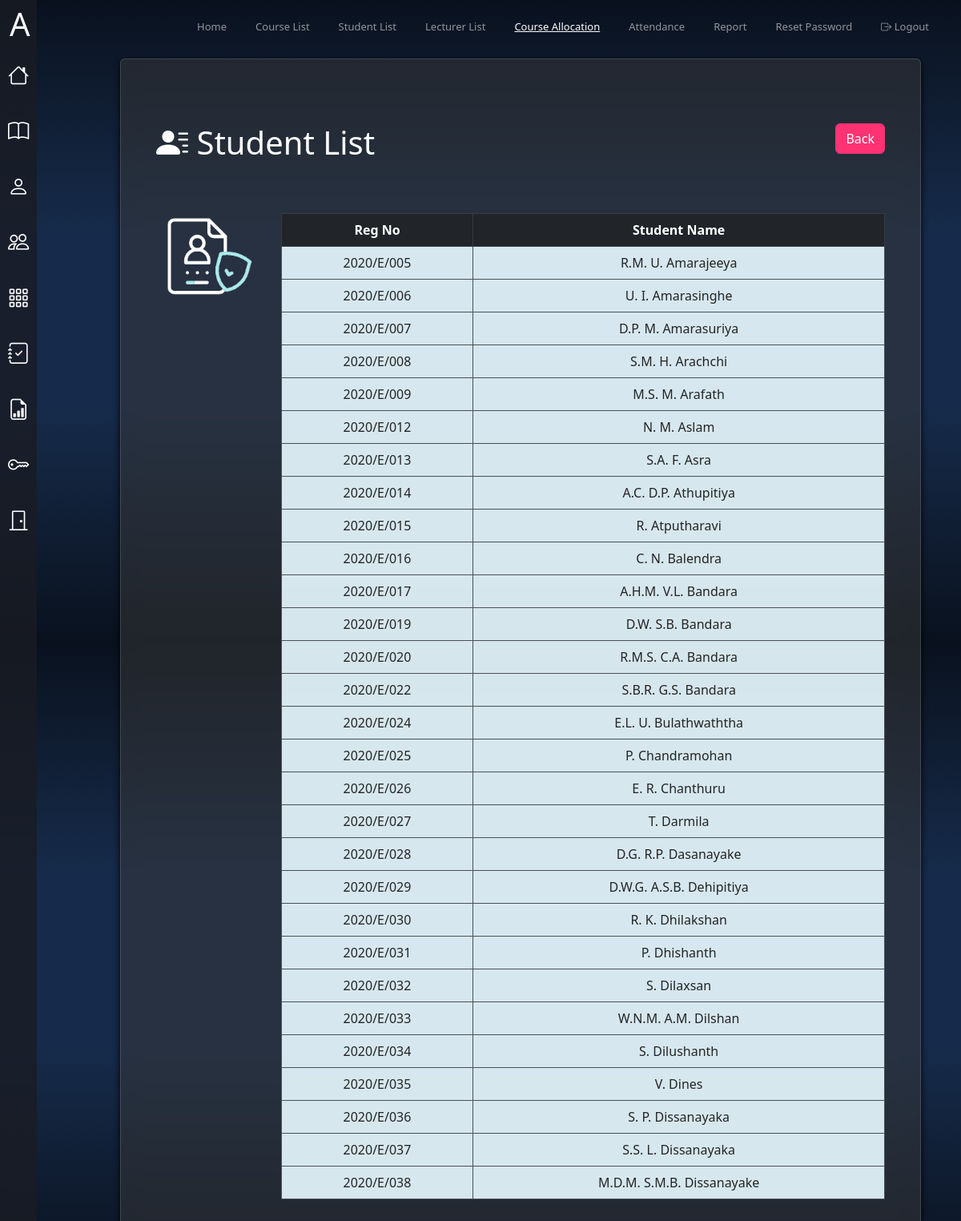
Screenshot of /MA_Dashboard/Course_Allocation/view-students.php?Batch=E20 (signed in) with the database file from the repository.
### tables this page shows
CREATE TABLE `student` (
  `RegNo` varchar(100) NOT NULL,
  `Email` varchar(100) NOT NULL,
  `Password` varchar(100) NOT NULL,
  `FirstName` varchar(100) NOT NULL,
  `MidName` varchar(100) NOT NULL,
  `LastName` varchar(100) NOT NULL,
  `Batch` varchar(100) NOT NULL,
  `MA-Approval` varchar(100) NOT NULL
);

### MA_Dashboard/Course_Allocation/view-students.php (the view, shortened to what this page needs)
<!DOCTYPE html>
<html lang="en" data-bs-theme="dark">
<head>
  <link href="https://cdn.jsdelivr.net/npm/bootstrap@5.3.0/dist/css/bootstrap.min.css" rel="stylesheet">
  <link href="https://cdn.jsdelivr.net/npm/bootstrap-icons/font/bootstrap-icons.css" rel="stylesheet">
  <link href="../custom-styles.css" rel="stylesheet">
</head>
<body>
  <div class="sidebar">
    <ul class="nav flex-column">
        <li class="nav-item">
        <a class="nav-link" href="../MA_index.php" data-bs-toggle="tooltip" data-bs-placement="right" title="Home">
            <i class="bi bi-house"></i>
        </a>
        </li>
        <li class="nav-item">
        <a class="nav-link" href="../Course_List/Course_List.php" data-bs-toggle="tooltip" data-bs-placement="right" title="Course List">
            <i class="bi bi-book"></i>
        </a>
        </li>
        <li class="nav-item">
        <a class="nav-link" href="../Student_List/Student_List.php" data-bs-toggle="tooltip" data-bs-placement="right" title="Student List">
            <i class="bi bi-person"></i>
        </a>
        </li>
        <li class="nav-item">
        <a class="nav-link" href="../Lecture_List/Lecture_List.php" data-bs-toggle="tooltip" data-bs-placement="right" title="Lecturer List">
            <i class="bi bi-people"></i>
        </a>
        </li>
        <li class="nav-item">
        <a class="nav-link" href="../Course_Allocation/Course_Allocation.php" data-bs-toggle="tooltip" data-bs-placement="right" title="Course Allocation">
            <i class="bi bi-grid-3x3-gap"></i>
        </a>
        </li>
        <li class="nav-item">
        <a class="nav-link" href="../Attendance/Attendance.php" data-bs-toggle="tooltip" data-bs-placement="right" title="Attendance">
            <i class="bi bi-journal-check"></i>
        </a>
        </li>
        <li class="nav-item">
        <a class="nav-link" href="../Report/Report.php" data-bs-toggle="tooltip" data-bs-placement="right" title="Report">
            <i class="bi bi-file-earmark-bar-graph"></i>
        </a>
        </li>
        <li class="nav-item">
        <a class="nav-link" href="../Password_Reset/Password_Reset.php" data-bs-toggle="tooltip" data-bs-placement="right" title="Password Reset">
            <i class="bi bi-key"></i>
        </a>
        </li>
        <li class="nav-item">
        <a class="nav-link" href="../../Login_Lecturer/logout.php" data-bs-toggle="tooltip" data-bs-placement="right" title="Logout">
            <i class="bi bi-door-closed"></i>
        </a>
        </li>
    </ul>
  </div>
  <nav class="navbar navbar-expand-lg navbar-dark bg-dark">
    <div class="container-fluid">
      <a class="navbar-brand" href="#"><h1 class="my-10">A</h1></a>
      <div class="collapse navbar-collapse" id="navbarNav">
        <ul class="navbar-nav ms-auto">
          <li class="nav-item">
            <a class="nav-link " aria-current="page" href="../MA_index.php">Home</a>
          </li>
          <li class="nav-item">
            <a class="nav-link" href="../Course_List/Course_List.php">Course List</a>
          </li>
          <li class="nav-item">
            <a class="nav-link" href="../Student_List/Student_List.php">Student List</a>
          </li>
          <li class="nav-item">
            <a class="nav-link" href="../Lecture_List/Lecture_List.php">Lecturer List</a>
          </li>
          <li class="nav-item">
            <a class="nav-link active" href="../Course_Allocation/Course_Allocation.php">Course Allocation</a>
          </li>
          <li class="nav-item">
            <a class="nav-link" href="../Attendance/Attendance.php">Attendance</a>
          </li>
          <li class="nav-item">
            <a class="nav-link" href="../Report/Report.php">Report</a>
          </li>
          <li class="nav-item">
            <a class="nav-link" href="../Password_Reset/Password_Reset.php">Reset Password</a>
          </li>
          <li class="nav-item">
            <a class="nav-link btn btn-outline-danger btn-sm" href="../../Login_Lecturer/logout.php"><span class="bi bi-box-arrow-right"></span> Logout</a>
          </li>
        </ul>
      </div>
    </div>
  </nav>
<div class="content">
  <div class="card head-card p-3 mt-2">
    <div class="card-body">
          <?php
      if(isset($_GET["Batch"])){
          $Batch = $_GET["Batch"];
          include("../connect.php");
          $sql = "SELECT * FROM student WHERE Batch = '$Batch'";
          $result = mysqli_query($conn, $sql);
          ?>
          <div class="container my-5">
              <header class="d-flex justify-content-between my-3">
                  <h1><i class="bi bi-person-lines-fill"></i> Student List</h1>
                  <div>
                      <a href="Course_Allocation.php" class="btn btn-danger">Back</a>
                  </div>
              </header>
              <br>
              <div class="row">
                      <div class="col-md-2">
                          <img src="../../icons/anim-b/user.gif" class="img-fluid rounded" alt="Image">
                      </div>
              <div class="col-md-10">
                  <table class="table table-bordered my-3 table-hover text-center">
                      <thead class="table-dark text-center">
                          <tr>
                              <th>Reg No</th>
                              <th>Student Name</th>
                          </tr>
                      </thead>
                      <tbody>
                          <?php
                          if (mysqli_num_rows($result) > 0) {
                              while ($row = mysqli_fetch_assoc($result)) {
                                  echo '
                                  <tr>
                                      <td>' . $row['RegNo'] . '</td>
                                      <td>' . $row['FirstName'] .' '.$row['MidName'] .' '.$row['LastName'].'</td>
                                  </tr>';
                              }
                          } else {
                              echo "<tr><td colspan='2'>No records found</td></tr>";
                          }
                          ?>
                      </tbody>
                  </table>
              </div>
          </div>
      <?php
      }
      ?>
    </div>
  </div>
</div>
</body>
</html>

### MA_Dashboard/custom-styles.css (style rules this page uses)
:root { --bs-body-bg: rgba(232, 249, 255, 0.918); --bs-body-color: #242424; --bs-link-color: #c595ff; --bs-primary: #0e5dac; --bs-success: #22e285; --bs-danger: #ff3273; }
.btn-danger { background-color: var(--bs-danger); border-color: var(--bs-danger); }
body { background-image: linear-gradient(to bottom, #09111e, #0d1829, #101e34, #13253f, #162b4b, #162b4b, #162b4b, #162b4b, #13253f, #101e34, #0d1829, #09111e); background-size: cover; background-position: center; height: 100vh; display: flex; }
.sidebar { position: fixed; top: 0; bottom: 0; left: 0; z-index: 100; padding: 60px 0 0; background-color: rgba(25, 28, 36, 0.8); }
.navbar { position: fixed; top: 0; right: 0; left: 0; z-index: 1030; padding: 1px 0; background-color: transparent !important; }
.content { margin-top: 65px; margin-left: 150px; width: calc(100% - 200px); }
.navbar-brand, .nav-link { font-size: 13px; }
.sidebar .nav-link { color: #fff; font-size: 35px; padding: 15px 10px; text-align: center; }
.sidebar .nav-link i { font-size: 0.75em; display: block; }
nav ul { list-style: none; padding: 0; display: flex; }
nav ul li { margin-right: 20px; }
nav ul li a { text-decoration: none; color: black; position: relative; display: inline-block; padding-bottom: 5px; }
nav ul li a::after { content: ''; position: absolute; left: 0; bottom: 0; height: 2px; width: 100%; background-color: white; transform: scaleX(0); transform-origin: right; transition: transform 0.3s ease; }
.navbar-nav .nav-link.active { text-decoration: underline; }

### MA_Dashboard/Course_Allocation/view-students.php (style rules this page uses)
.head-card img { max-height: 600px; }
.head-card { background: rgba(57, 57, 57, 0.5); color:white; backdrop-filter: blur(10px); box-shadow: 0px 4px 8px rgba(0, 0, 0, 0.9); }

### rows the page displays
student: RegNo "2020/E/005", FirstName "R.M.", MidName "U.", LastName "Amarajeeya"
student: RegNo "2020/E/006", FirstName "U.", MidName "I.", LastName "Amarasinghe"
student: RegNo "2020/E/007", FirstName "D.P.", MidName "M.", LastName "Amarasuriya"
student: RegNo "2020/E/008", FirstName "S.M.", MidName "H.", LastName "Arachchi"
student: RegNo "2020/E/009", FirstName "M.S.", MidName "M.", LastName "Arafath"
student: RegNo "2020/E/012", FirstName "N.", MidName "M.", LastName "Aslam"
student: RegNo "2020/E/013", FirstName "S.A.", MidName "F.", LastName "Asra"
student: RegNo "2020/E/014", FirstName "A.C.", MidName "D.P.", LastName "Athupitiya"
student: RegNo "2020/E/015", FirstName "R.", LastName "Atputharavi"
student: RegNo "2020/E/016", FirstName "C.", MidName "N.", LastName "Balendra"
student: RegNo "2020/E/017", FirstName "A.H.M.", MidName "V.L.", LastName "Bandara"
student: RegNo "2020/E/019", FirstName "D.W.", MidName "S.B.", LastName "Bandara"
student: RegNo "2020/E/020", FirstName "R.M.S.", MidName "C.A.", LastName "Bandara"
student: RegNo "2020/E/022", FirstName "S.B.R.", MidName "G.S.", LastName "Bandara"
student: RegNo "2020/E/024", FirstName "E.L.", MidName "U.", LastName "Bulathwaththa"
student: RegNo "2020/E/025", FirstName "P.", LastName "Chandramohan"
student: RegNo "2020/E/026", FirstName "E.", MidName "R.", LastName "Chanthuru"
student: RegNo "2020/E/027", FirstName "T.", LastName "Darmila"
student: RegNo "2020/E/028", FirstName "D.G.", MidName "R.P.", LastName "Dasanayake"
student: RegNo "2020/E/029", FirstName "D.W.G.", MidName "A.S.B.", LastName "Dehipitiya"
student: RegNo "2020/E/030", FirstName "R.", MidName "K.", LastName "Dhilakshan"
student: RegNo "2020/E/031", FirstName "P.", LastName "Dhishanth"
student: RegNo "2020/E/032", FirstName "S.", LastName "Dilaxsan"
student: RegNo "2020/E/033", FirstName "W.N.M.", MidName "A.M.", LastName "Dilshan"
student: RegNo "2020/E/034", FirstName "S.", LastName "Dilushanth"
student: RegNo "2020/E/035", FirstName "V.", LastName "Dines"
student: RegNo "2020/E/036", FirstName "S.", MidName "P.", LastName "Dissanayaka"
student: RegNo "2020/E/037", FirstName "S.S.", MidName "L.", LastName "Dissanayaka"
student: RegNo "2020/E/038", FirstName "M.D.M.", MidName "S.M.B.", LastName "Dissanayake"
